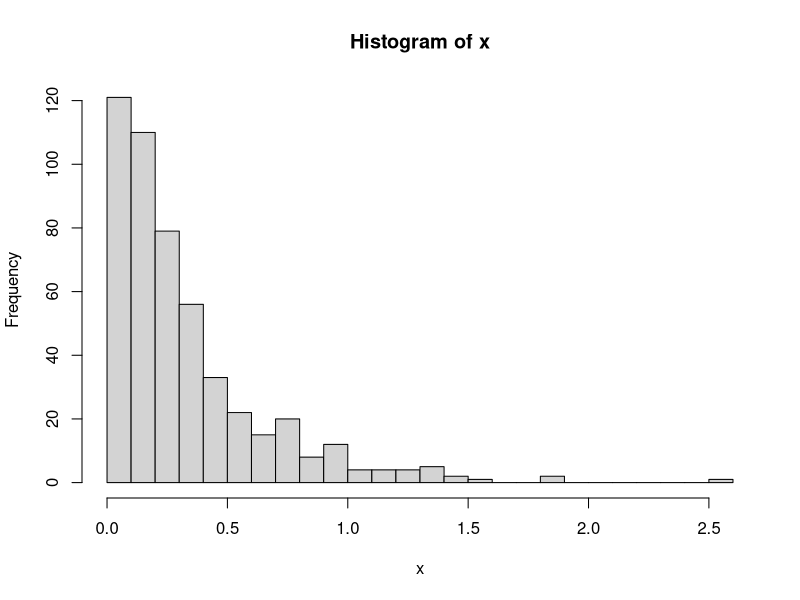
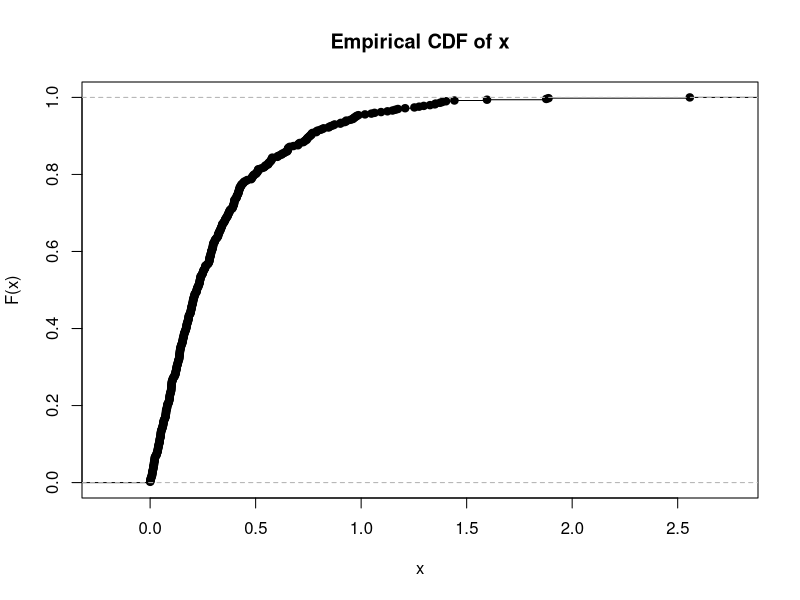
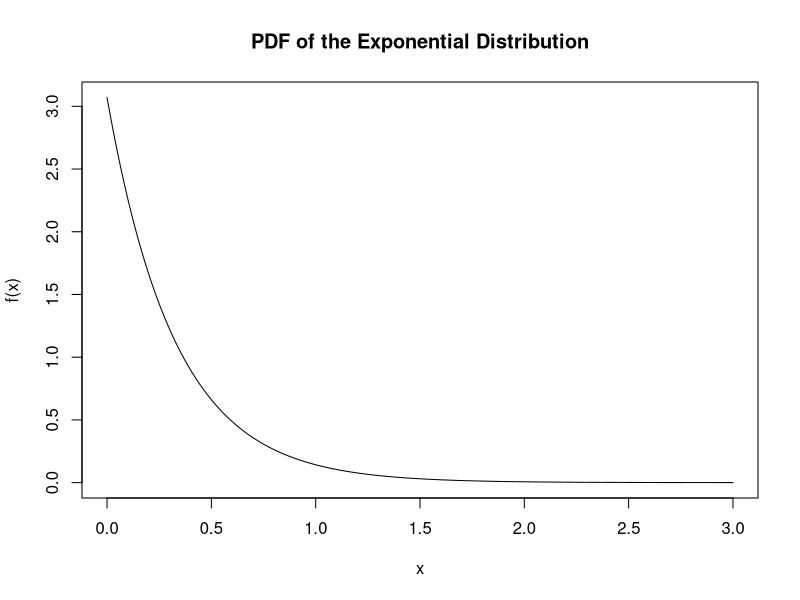
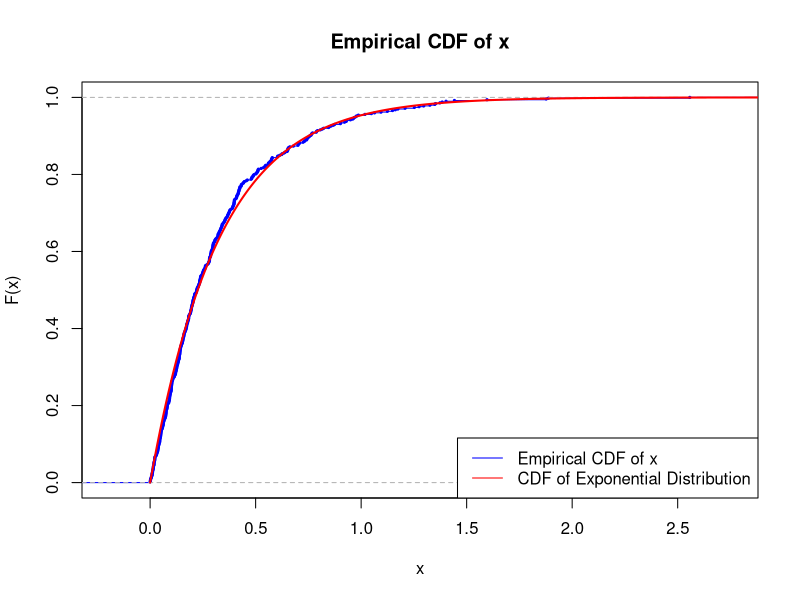

R code for these plots, in order: (Note: a time limit stopped this script after it produced the figures.)
## ---- chunk 1
knitr::opts_chunk$set(echo=FALSE,out.width='1\\text.width')
## ---- chunk 2
# import exponential.csv
data <- read.csv("exponential.csv")
summary(data)
hist(data$x[2:501], breaks=30, main="Histogram of x", xlab="x", ylab="Frequency")
plot(ecdf(data$x[2:501]), main="Empirical CDF of x", xlab="x", ylab="F(x)")
# m is the mean of the dataset
m <- 0.3256294
# plot the exponential distribution with parameter lambda
x <- seq(0, 3, length.out=1000)
y <- dexp(x, rate = 1/m)
plot(x, y, type="l", main="PDF of the Exponential Distribution", xlab="x", ylab="f(x)")

# plot the CDF of exponential distribution with parameter lambda
y1 <- pexp(x, rate = 1/m)
plot(ecdf(data$x[2:501]), main="Empirical CDF of x", xlab="x", ylab="F(x)", col="blue", cex=0.3)
lines(x, y1, col="red", lwd=2)
legend("bottomright", legend=c("Empirical CDF of x", "CDF of Exponential Distribution"), col=c("blue", "red"), lty=1:1)
## ---- chunk 3
# initialization of the parameters
n <- 100000
sqrt_n <- sqrt(n)
lis <- list()
for (i in 1:n){
  rand <- rexp(n,1)
  value <- sqrt_n * (mean(rand)-1)
  lis <- c(lis, value)
}
lis2 <- unlist(lis, use.names = FALSE)

# plot the graph with standard normal distribution
hist(lis2, breaks = 50, main = "Simulated Z_n", xlab = "Z_n", ylab = "Frequency",col = "gray", probability = TRUE)
x <- seq(-4, 4, by = 0.1)
y <- dnorm(x)
lines(x, y, col = "blue", lwd = 2)

## ---- chunk 4
library(ggplot2)
# generate 3000 samples of U and V i.i.d. following a uniform law in [0,1]
U <- runif(3000)
V <- runif(3000)

# Then we apply the Box-Muller method to get X and Y
X <- sqrt(-2*log(U))*cos(2*pi*V)
Y <- sqrt(-2*log(U))*sin(2*pi*V)

# plot histograms of X and Y Seperately
ggplot() + 
  geom_histogram(aes(x=X), bins=30, fill="blue", alpha=0.5) +
  ggtitle("Histograms of X (Box-Muller method)") +
  xlab("Value") +
  ylab("Frequency")
ggplot() + 
  geom_histogram(aes(x=Y), bins=30, fill="red", alpha=0.5) +
  ggtitle("Histograms of Y (Box-Muller method)") +
  xlab("Value") +
  ylab("Frequency")

# compute the covariance between X and Y
cov(X, Y)

# generate 3000 samples using the rnorm function 
rnorm_samples <- rnorm(3000)

# plot histogram of rnorm_samples
ggplot() + 
  geom_histogram(aes(x=rnorm_samples), bins=30, fill="green", alpha=0.5) +
  ggtitle("Histograms of rnorm samples") +
  xlab("Value") +
  ylab("Frequency")
## ---- chunk 5
ggplot() + 
  geom_histogram(aes(x=X, fill="X"), bins=30, alpha=0.5) +
  geom_histogram(aes(x=Y, fill="Y"), bins=30, alpha=0.5) +
  geom_density(aes(x=rnorm(3000), fill="Standard normal"), kernel = "gaussian", color = "black") +
  ggtitle("Histograms of X and Y with standard normal distribution") +
  xlab("Value") +
  ylab("Density") +
  scale_fill_discrete(name="Variable", labels=c("X","Y", "Standard normal"))
## ---- chunk 6
# generate samples
N1 <- rnorm(3000, mean = 0, sd = 1)
N2 <- rnorm(3000, mean = 0, sd = 1)
E1 <- rexp(3000, rate = 1)
E2 <- rexp(3000, rate = 1)

# plot Q-Q diagrams for N1 and N2, E1 and E2
qqplot(N1, N2) 
qqplot(E1, E2)

# plot Q-Q diagrams for N1 and E1
qqplot(N1, E1)
## ---- chunk 7
N <- 3000
# plot Q-Q plots for X and exponential distribution
qqplot(X, rexp(N, rate = 1))

# plot Q-Q plots for Y and normal distribution
qqplot(Y, rnorm(N))
